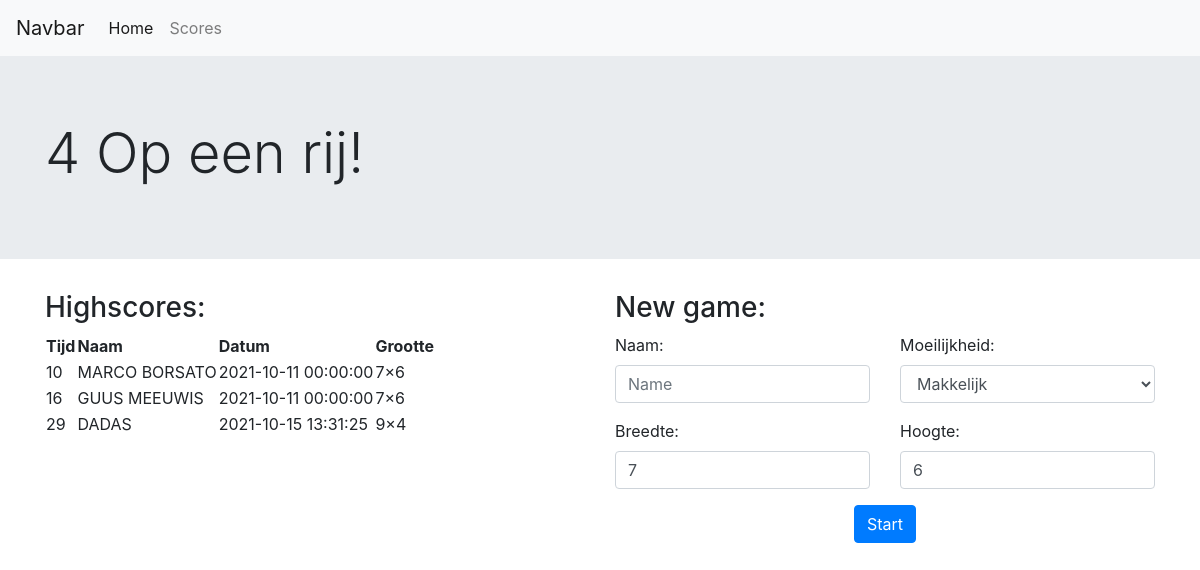
Before: / with the older database file.
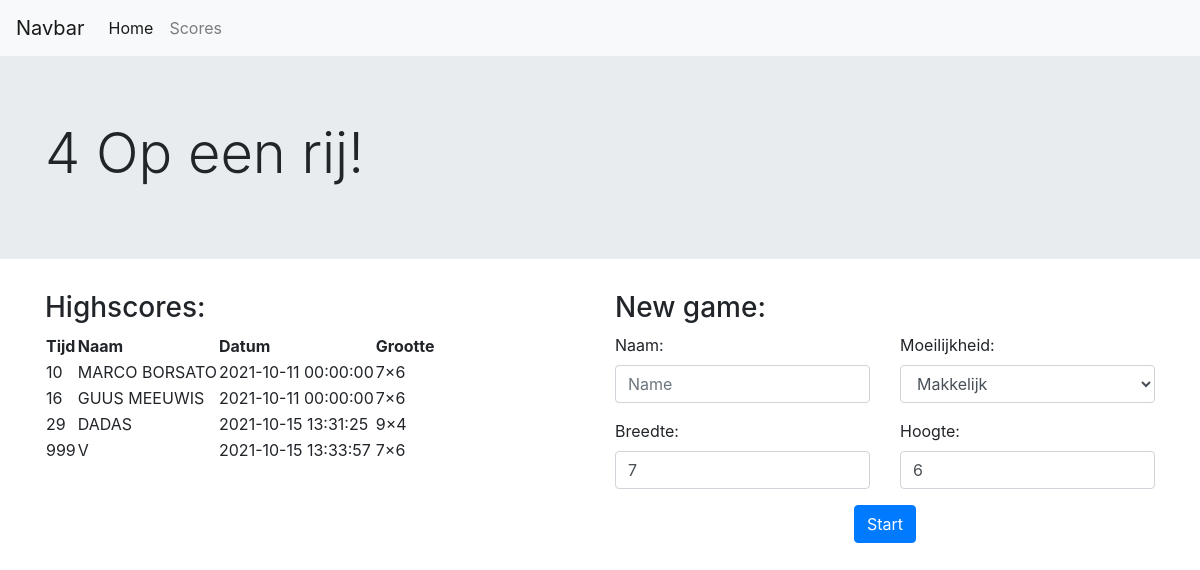
After: the same page with the newer database file.
### tables this page shows
CREATE TABLE score (id INTEGER, player VARCHAR(45) NOT NULL, time INT NOT NULL, date datetime NOT NULL, difficulty varchar(45) NOT NULL, width int(11) NOT NULL, height int(11) NOT NULL, status_id int(11) NOT NULL, PRIMARY KEY(id));

### app.py (the view)
@app.route('/',methods=['GET', 'POST'])
def index():
    if request.method == 'POST':
        playername = request.form['name'].upper()
        if len(playername) > 45 or len(playername) < 1 or playername == "*":
            return redirect('/')
        diff = request.form['difficulty']
        if diff != "easy" and diff != "hard":
            return redirect('/')
        width = request.form['width']
        height = request.form['height']
        try:
            width = int(width)
            height = int(height)
            if width < 4 or width > 9 or height < 4 or height > 9:
                raise ValueError('Wrong number.')
        except Exception:
            width = 7
            height = 6
        id = database.createGame(playername,diff,width,height)
        return redirect(url_for('game', id=id))
    else:
        scores = database.getHighscoreHomepage()
        return render_template("home.html",scores=scores)

### database.py (called while the page is built)
def getHighscoreHomepage():
    con = sqlite3.connect(db_path)
    cur = con.cursor()
    list = []
    for r in cur.execute('SELECT * FROM score WHERE status_id = 2 ORDER BY time ASC LIMIT 10'):
        score = Score(r[0],r[1],r[2],r[3],r[4],r[5],r[6],r[7])
        list.append(score)
    con.close()
    return list

### templates/home.html (shortened to what this page needs)
{% extends 'index.html' %}
{% block title %}
4 Op een rij!
{% endblock %}
{% block body %}
<div class="row">
    <div class="col-md-6">
        <h3>Highscores:</h3>
        <table>
            <tr>
                <th>Tijd</th>
                <th>Naam</th>
                <th>Datum</th>
                <th>Grootte</th>
            </tr>
            {% for score in scores %}
            <tr>
                <td>{{score.time}}</td>
                <td>{{score.name}}</td>
                <td>{{score.date}}</td>
                <td>{{score.width}}×{{score.height}}</td>
            </tr>
            {% endfor %}
        </table>
    </div>
    <div class="col-md-6">
        <h3>New game:</h3>
        <form action="/" method="POST">
            <div class="row">
                <div class="col-md-6">
                    <div class="form-group">
                        <label for="name">Naam:</label>
                        <input type="text" class="form-control" minlength="1" maxlength="45" name="name" placeholder="Name" required>
                    </div>
                </div>
                <div class="col-md-6">
                    <div class="form-group">
                        <label for="difficulty">Moeilijkheid:</label>
                        <select name="difficulty" class="form-control">
                            <option value="easy" selected>Makkelijk</option>
                        </select>
                    </div>
                </div>
            </div>
            <div class="row">
                <div class="col-md-6">
                    <div class="form-group">
                        <label for="width">Breedte:</label>
                        <input type="number" class="form-control" min="4" max="9" name="width" value="7" required>
                    </div>
                </div>
                <div class="col-md-6">
                    <div class="form-group">
                        <label for="width">Hoogte:</label>
                        <input type="number" class="form-control" min="4" max="9" name="height" value="6" required>
                    </div>
                </div>
            </div>
            <div class="text-center">
                <input type="submit" class="btn btn-primary" value="Start">
            </div>
        </form>
    </div>
</div>
{% endblock %}

### templates/index.html (shortened to what this page needs)
<!DOCTYPE html>
<html lang="en">
    <head>
        <link rel="stylesheet" href="https://stackpath.bootstrapcdn.com/bootstrap/4.3.1/css/bootstrap.min.css">
        <link rel="stylesheet" href="{{ url_for('static',filename='css/main.css') }}">
    </head>
    <body>
        <nav class="navbar navbar-expand-lg navbar-light bg-light">
            <a class="navbar-brand" href="#">Navbar</a>
            <div class="collapse navbar-collapse" id="navbarNav">
              <ul class="navbar-nav">
                <li class="nav-item active">
                  <a class="nav-link" href="/">Home <span class="sr-only">(current)</span></a>
                </li>
                <li class="nav-item">
                  <a class="nav-link" href="/scores/time/asc/0/*">Scores</a>
                </li>
              </ul>
            </div>
        </nav>
        <div class="jumbotron jumbotron-fluid">
            <div class="container">
              <h1 class="display-4">{% block title %}{% endblock %}</h1>
            </div>
        </div>
        <main>
            <div class="container">
                {% block body %}{% endblock %}
            </div>
        </main>
    </body>
</html>

Changed rows visible on the page:
now on this page (row edited): score: time "999", name "V", date "2021-10-15 13:33:57", width "7", height "6"
